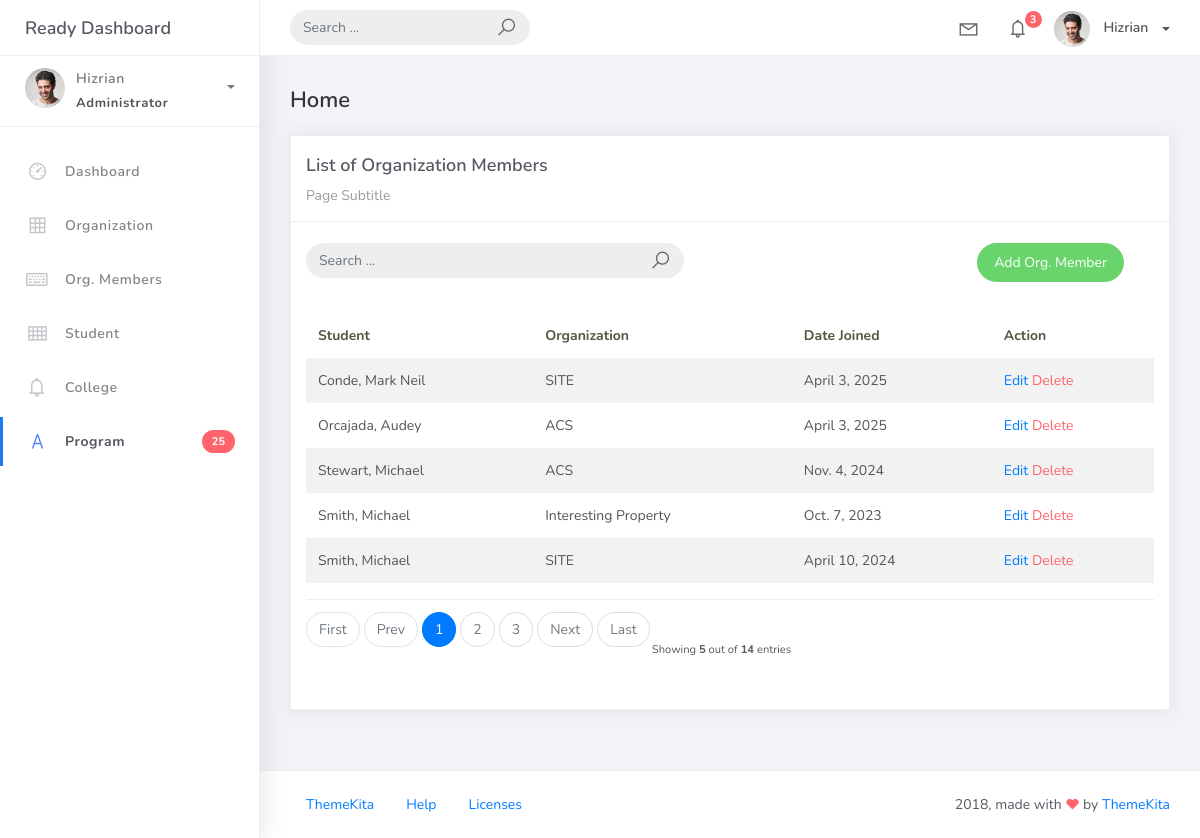
The page /orgmember_list on the database its author committed.
### studentorg/models.py (models this page shows, shortened)
class BaseModel(models.Model):
    created_at = models.DateTimeField(auto_now_add=True, db_index=True)
    updated_at = models.DateTimeField(auto_now=True)
    class Meta:
        abstract = True

class OrgMember(BaseModel):
    student = models.ForeignKey(Student, on_delete=models.CASCADE)
    organization = models.ForeignKey(Organization, on_delete=models.CASCADE)
    date_joined = models.DateField()

class Student(BaseModel):
    student_id = models.CharField(max_length=15)
    lastname = models.CharField(max_length=25)
    firstname = models.CharField(max_length=25)
    middlename = models.CharField(max_length=25, blank=True, null=True)
    program = models.ForeignKey(Program, on_delete=models.CASCADE)
    def __str__(self):
        return f"{self.lastname}, {self.firstname}"

class Organization(BaseModel):
    name = models.CharField(max_length=250)
    college = models.ForeignKey(
        College, null=True, blank=True, on_delete=models.CASCADE
    )
    description = models.CharField(max_length=500)
    def __str__(self):
        return self.name

### studentorg/views.py (the view)
# urls.py: path('orgmember_list', OrgMemberList.as_view(), name='orgmember-list'),
class OrgMemberList(ListView):
    model = OrgMember
    context_object_name = 'orgmember'
    template_name = 'orgmember_list.html'
    paginate_by = 5
    def get_queryset(self, *args, **kwargs):
        qs = super(OrgMemberList, self).get_queryset(*args, **kwargs)
        if self.request.GET.get("q") != None:
            query = self.request.GET.get('q')
            qs = qs.filter(Q(name__icontains=query) |
                            Q(description__icontains=query))
        return qs

### templates/orgmember_list.html
{% extends 'base.html' %} {% load static %} {% block content %}
<div class="content">
    <div class="container-fluid">
        <h4 class="page-title">Home</h4>
        <div class="row">
            <div class="col-md-12">
                <div class="card">
                    <div class="card-header">
                        <div class="card-title">List of Organization Members</div>
                        <div class="card-category">Page Subtitle</div>
                    </div>
                    <br>
                        <div class="col-md-12 row">
                            <div class="col-md-6">
                                <form class="navbar-left navbar-form nav-search mr-md-3" action="{% url 'student-list' %}">
                                    <div class="input-group">
                                        <input type="text" placeholder="Search ..." class="form-control" name="q">
                                        <div class="input-group-append">
                                        <span class="input-group-text">
                                            <i class="la la-search search-icon"></i>
                                        </span>
                                        </div>
                                    </div>
                                </form>
                            </div>
                            <div class="col-md-6">
                                <div class="pull-right">
                                    <a href="{% url 'orgmember-add' %}" class="btn btn-success btn-rounded">Add Org. Member</a>
                                </div>
                            </div>
                        </div>
                    <div class="card-body">
                        <table class="table table-striped mt-3">
                            <thead>
                                <tr>
                                    <th scope="col">Student</th>
                                    <th scope="col">Organization</th>
                                    <th scope="col">Date Joined</th>
                                    <th scope="col">Action</th>
                                </tr>
                            </thead>
                            <tbody>
                                {% for object in object_list %}
                                <tr>
                                    <td>{{ object.student }}</td>
                                    <td>{{ object.organization }}</td>
                                    <td>{{ object.date_joined  }}</td>
                                    <td>
                                        <a href="orgmember_list/{{ object.id }}">Edit</a>
                                        <a href="orgmember_list/{{ object.id }}/delete" class="text-danger">Delete</a>
                                    </td>
                                </tr>
                                {% empty %}
                                <tr>
                                    <td colspan="4" style="text-align: center">
                                    <p class="text-sm font-weight-bold mb-0">No Records Found</p>
                                    </td>
                                </tr>
                                {% endfor %}
                            </tbody>
                        </table>
                        {% include 'includes/pagination.html' %}
                    </div>
                </div>
            </div>
        </div>
    </div>
</div>
{% endblock %}

### rows shown on the page
OrgMember: student "Conde, Mark Neil", organization "SITE", date_joined "April 3, 2025"
OrgMember: student "Orcajada, Audey", organization "ACS", date_joined "April 3, 2025"
OrgMember: student "Stewart, Michael", organization "ACS", date_joined "Nov. 4, 2024"
OrgMember: student "Smith, Michael", organization "Interesting Property", date_joined "Oct. 7, 2023"
OrgMember: student "Smith, Michael", organization "SITE", date_joined "April 10, 2024"

### other values the page prints
{{ page_num }} "1"
{{ page_num }} "2" "3"
{{ object_list.count }} "5"
{{ paginator.count }} "14"
